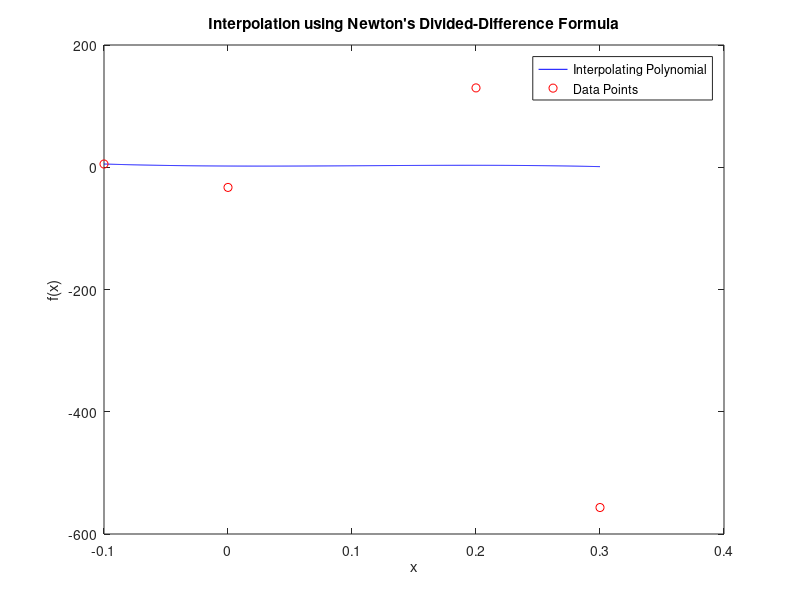

This chart was generated by the following MATLAB code:
% Input the table data
x = [-0.1; 0; 0.2; 0.3];
f = [5.3; 2; 3.19; 1];
n = length(x);

% Apply Newton's Divided-Difference Formula
for i = 2:n
     for j = n:-1:i
          f(j) = (f(j) - f(j-1)) / (x(j) - x(j-i+1));
     end
end

% Construct the polynomial using the divided differences
p = @(t) f(n);

for i = n-1:-1:1
     p = @(t) f(i) + (t - x(i)) .* p(t);
end


% Solution of polynomial newton's division 
disp("\n\tP3(x) = a0 + a1(x-x0) + a2(x-x0)(x-x1) + a3(x-x0)(x-x1)(x-x2)")
disp("\tP3(x) = 5.3 + (-33)(x-(-0.1)) + 129.83(x-(-0.1))(x-0.0) + (-556.67)(x-(-0.1))(x-0)(x-0.2)")
disp("\tP3(x) = 5.3 - 33(x+0.1) + 129.83(x+0.1)(x) - 556.65(x+0.1)(x)(x-0.2)")

% Plot the interpolating polynomial
xx = linspace(x(1), x(n), 1000);
yy = p(xx);
plot(xx, yy, 'b-', x, f, 'ro');
legend('Interpolating Polynomial', 'Data Points');
xlabel('x');
ylabel('f(x)');
title('Interpolation using Newton''s Divided-Difference Formula');